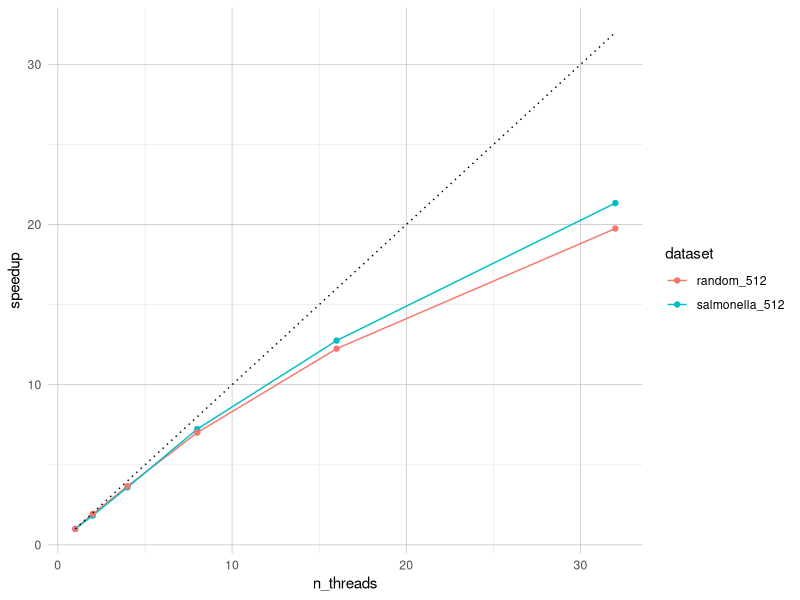
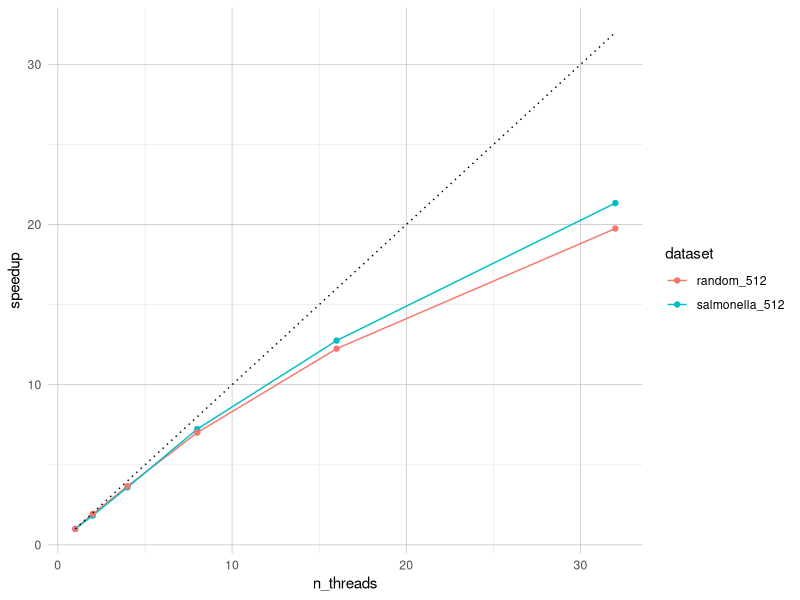

The R script that drew these images, in order:
library(ggplot2)
library(tidyr)
library(dplyr)

df = read.csv("results/parallel_speedup.tsv", sep = "\t", header = TRUE)
df$dataset = as.factor(df$dataset)
df$n_threads = as.numeric(df$n_threads)
df$mem_bytes = as.numeric(df$mem_bytes)
df$time_seconds = as.numeric(df$time_seconds)

df = df %>%
  group_by(dataset) %>%
  mutate(t1 = time_seconds[n_threads == 1][1]) %>%
  ungroup() %>%
  mutate(speedup = t1 / time_seconds)

shared_theme =   theme(
  panel.grid.major = element_line(color = "grey70", linewidth = 0.2),
  panel.grid.minor = element_line(color = "grey90", linewidth = 0.2),
)

p = ggplot(df) +
  geom_line(aes(x = n_threads, y = speedup, color = dataset)) + 
  geom_point(aes(x = n_threads, y = speedup, color = dataset)) + 
  geom_line(
    aes(x = n_threads, y = n_threads),
    linetype = "dotted",
    color = "black"
  ) +
  theme_minimal() + shared_theme

print(p)
ggsave("plots/speedup.pdf", p)
